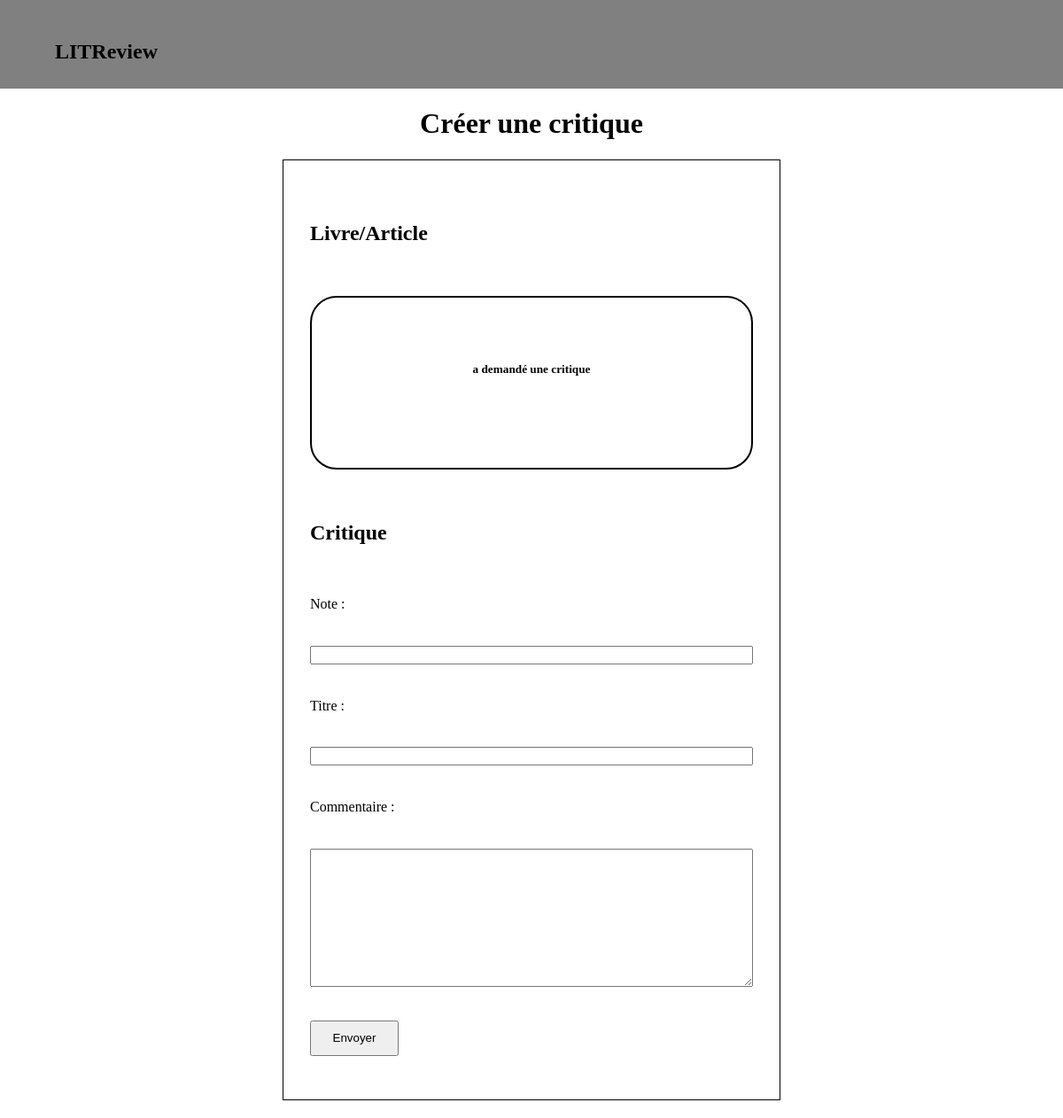
/create_review/30, run on an earlier commit of the app's database.
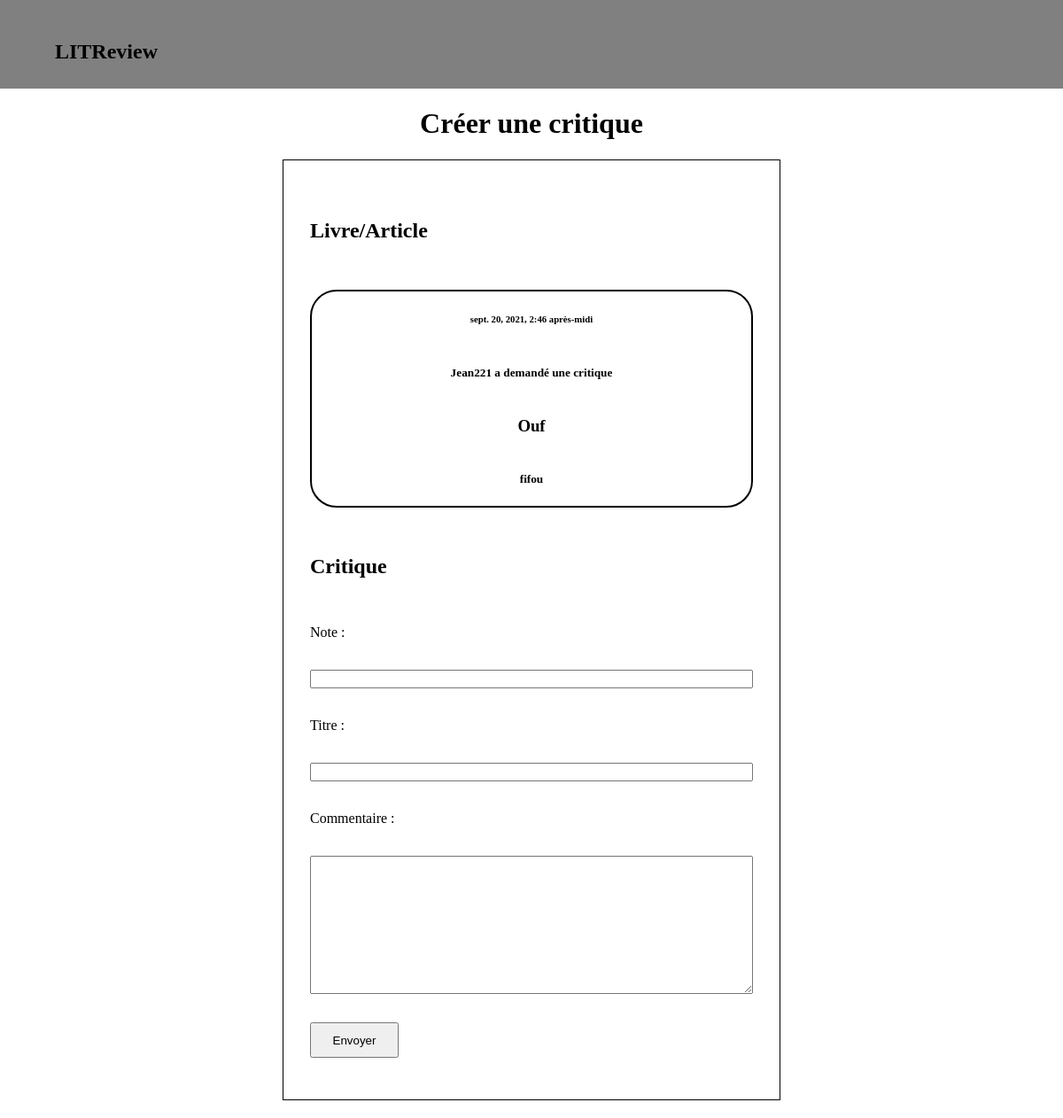
And on a later commit of the database.
### posts/models.py (models this page shows, shortened)
class Ticket(models.Model):
    title = models.CharField(max_length=128)
    description = models.TextField(max_length=2048,blank=True)
    user = models.ForeignKey(to=settings.AUTH_USER_MODEL,on_delete=models.CASCADE)
    image = models.ImageField(null=True,blank=True)
    time_created = models.DateTimeField(auto_now_add=True)

### posts/views.py (the view, shortened to what this page needs)
# urls.py: path('create_review/',views.Review_form,name='create review'),
def Review_form(request,ticket=None,review=None):
    reviews = None
    try:
        ticket = Ticket.objects.filter(id=ticket)[0]
    except:
        pass
    try:
        reviews = Review.objects.filter(id=review)[0]
    except:
        pass
    try:
        form_review = ReviewForm(initial={'headline':reviews.headline,'rating':reviews.rating,'body':reviews.body})
    except:
        form_review = ReviewForm()
    form_ticket = BookArticle()
    return render(request,"posts/review_create.html",{"ticket_form":form_ticket,"review_form":form_review, "ticket":ticket})

### posts/forms.py
class BookArticle(forms.ModelForm):
    class Meta:
        model = Ticket
        exclude = ['user']
        labels = {
            "title": "Titre",
            "description" : "Description",
        }

class ReviewForm(forms.ModelForm):
    class Meta:
        model = Review
        exclude = ['user','ticket']
        labels = {
            "headline": "Titre",
            "rating" : "Note",
            "body" : "Commentaire"
        }
        widgets = {"body": forms.Textarea()}

### posts/templates/posts/review_create.html (shortened to what this page needs)
{% extends 'base.html' %}
{% load static %}
{% block title %}
    <h1>Créer une critique</h1>
{% endblock %}
{% block content %}
<link rel="stylesheet" href="{% static 'css/review_create.css' %}">
<div id="two_forms">
    <form method="POST" class="formulaire">
        <h2>Livre/Article</h2>
        {% if ticket %}
        <article>
            <h6>{{ ticket.time_created }}</h6>
            {% if user.username == ticket.user.username %}
            <h5>Vous avez publié un ticket</h5>
            <h3>{{ ticket.title}}</h3>
            <h5>{{ ticket.description }}</h5>
            {% else %}
            <h5>{{ ticket.user }} a demandé une critique</h5>
            <h3>{{ ticket.title}}</h3>
            <h5>{{ ticket.description }}</h5>
            {% endif %}
        </article>
        {% else %}
        {{ ticket_form }}
        {% endif %}
    <h2>Critique</h2>
        {{ review_form }}
        <div id="button">
            <input type="submit" value="Envoyer" id="submit_button">
        </div>
    </form>
</div>
{% endblock %}

What changed in the data, as far as the page shows it:
added Ticket: time_created "sept. 20, 2021, 2:46 après-midi", user "Jean221", title "Ouf", description "fifou"
